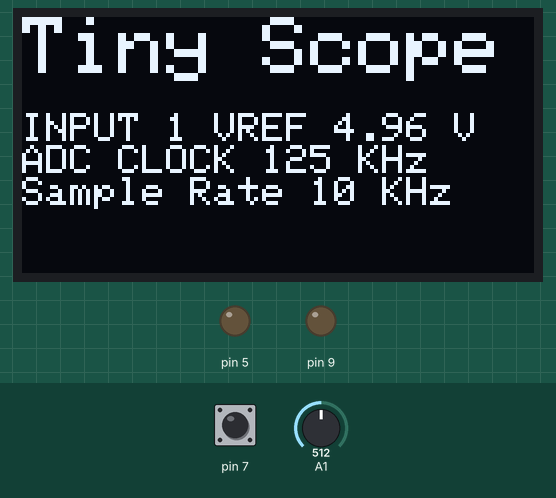
This sketch was run on a simulated Arduino Uno, built with avr-gcc and run on an emulated ATmega328P. Parts: 128×64 one-colour display, output pins drawn as LEDs (lit = HIGH). Inputs (shaded band) come from the test bench; at power-on: pin 7 HIGH, A1 = 512. Sleep ends after the set time or at an interrupt.

Above: at 0.4 s.
At 4.5 s:
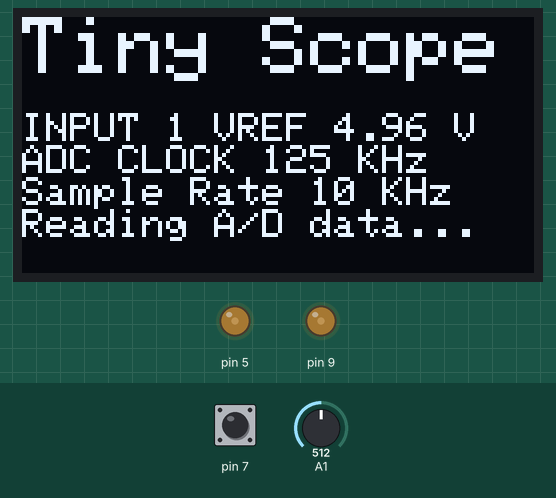

Measured:
- what the display in image 0 shows lasts 4.0 s, from 0.4 s to 4.4 s

The sketch:

tiny_scope.ino
```cpp
// (licence header left out)
#include <Arduino.h>
#if defined(ARDUINO_ARCH_SAMD)
// SAMD has no EEPROM: last used ADC mode is not persisted across resets
class {
public:
    int read(int){ return 0; };
    void write(int, byte){ };
} EEPROM;
#else
#include <EEPROM.h>
#endif
#include "adc.h"
#include "scope.h"
#include "capture.h"

/****************************************************************************
 * Configurable parameters
 */

// Which analog input to read the data from.
#define ADC_PIN 1

// Which digital input the button is on - use to cycle through all the ADC modes
// (enum, not #define: PlatformIO's .ino conversion pass registers all
// #defines while ignoring the #if, and warns about a redefinition)
enum {
#if defined(ARDUINO_ARCH_SAMD)
    MODE_BUTTON_PIN = 6
#else
    MODE_BUTTON_PIN = 7
#endif
};

// ADC reference voltage (mV). Default 5000 for AVR 5V, 3300 for 3.3V boards
// Change this if AREF is connected to a different voltage reference
#define AREF_MV ADC_AREF_MV

// Address of I2C OLED display (128x64 SSD1306, see display.h)
#define DISPLAY_I2C_ADDRESS 0x3C

// Enable PWM outputs on pins 9 and 5 for testing (see setup()). Comment out to disable.
#define ENABLE_PWM

// How long to show the splash screen (ms). Overridden for emulator runs.
#ifndef SPLASH_DELAY_MS
#define SPLASH_DELAY_MS 4000
#endif

// Samples per capture: default one per pixel column. The simavr test build
// overrides this - its serial trace buffers use the RAM headroom this needs.
#ifndef CAPTURE_SAMPLES
#define CAPTURE_SAMPLES SCREEN_WIDTH
#endif

/*
 * End Configurable parameters
 ****************************************************************************/

// Address to start last ADC mode used in EEPROM.
#define ADC_MODE_ADDR 0

extern Display display;
static Capture capture;

/*
 * Display splash screen
 */
void displaySplash(){
    display.clearDisplay();
    display.setTextColor(WHITE);

    display.setTextSize(2);
    display.print(F("Tiny Scope\n"));

    display.setTextSize(1);
    display.printf(F("\nINPUT %d VREF "), capture.adc.input);
    display.printSmallUnits(1000L*capture.rangemV, "V\n"); // printSmallUnits expects micro[V]
    if (capture.adc.getClock()){
        display.print(F("ADC CLOCK "));
        display.printLargeUnits(capture.adc.getClock(), "Hz\n");
        display.print(F("Sample Rate "));
        display.printLargeUnits(capture.adc.getSampleRate(), "Hz\n");
    }
    display.display();
}

void setup(){
#ifdef SIMAVR_TEST
    Serial.begin(115200);
#endif
    delay(100);  // give time for display to init; if display blank increase delay
    // begin() allocates the 1KB framebuffer: do it first, while the heap is
    // empty, and stop here if it fails - drawing without a buffer corrupts memory
    if (!display.begin(SSD1306_SWITCHCAPVCC, DISPLAY_I2C_ADDRESS)){
#ifdef SIMAVR_TEST
        Serial.println(F("sim: display.begin FAIL"));
#endif
        for (;;);
    }
    display.setRotation(2);
    ADCInput adc = ADCInput();
    adc.init(ADC_PIN, EEPROM.read(ADC_MODE_ADDR));
    uint16_t aref = adc.calibrateAREF();
    int success = capture.init(adc, CAPTURE_SAMPLES, (aref) ? aref : AREF_MV);
    // Configure capture one sample per pixel (SCREEN_WIDTH samples)
    displaySplash();
    delay(SPLASH_DELAY_MS);
    if (success){
        display.print(F("Reading A/D data..."));
    } else {
        display.print(F("Out of memory!"));
    }
    display.display();

#ifdef ENABLE_PWM
    /*
     * set up PWM outputs for testing:
     * Read http://playground.arduino.cc/Code/PwmFrequency on influence on millis(), delay() etc
     * short: we should really only change 9 or 10 base freq
     * pins 3, 9, 10, and 11: base 31250Hz / 64 = 488Hz
     * pins 5, 6: base 62500 Hz / 64 = 976Hz
     */
    pinMode(9, OUTPUT);
    pinMode(5, OUTPUT);
    analogWrite(9, 64); // 488Hz 0.512ms pulse, 2.05ms period
    analogWrite(5, 64); // 976Hz 0.255ms pulse, 1.02ms period
#endif

    /*
     * Enable ADC mode button
     */
    pinMode(MODE_BUTTON_PIN, INPUT);
    digitalWrite(MODE_BUTTON_PIN, HIGH);

#ifdef SIMAVR_TEST
    // Trace state over serial so test/simavr-run.sh can verify boot (no-op in normal builds)
    Serial.println(F("sim: display OK"));
    Serial.print(F("sim: init "));
    Serial.println(success ? F("OK") : F("FAIL"));
    Serial.print(F("sim: vref mV="));
    Serial.println(capture.rangemV);
    Serial.print(F("sim: adc modes="));
    Serial.println(capture.adc.getModeCount());
    Serial.print(F("sim: sample rate Hz="));
    Serial.println(capture.adc.getSampleRate());
#endif
}

/*
 * Cycle through the ADC modes with each button push.
 */
void setADCMode(){
    int adcMode = EEPROM.read(ADC_MODE_ADDR);
    unsigned count = 0;

    if (digitalRead(MODE_BUTTON_PIN) == LOW){
        // Freeze display while button stays pressed
        while (digitalRead(MODE_BUTTON_PIN) == LOW){
            delay(50);
            count++;
        }
        // Momentary push (0.5s) means adc mode switch; long push freeze only
        if (count < 10){
            adcMode = (adcMode+1) % capture.adc.getModeCount();
            capture.adc.setMode(adcMode);
            EEPROM.write(ADC_MODE_ADDR, byte(adcMode));
        }
    }
}

void loop(){
    static Scope scope = Scope(display, 0, SCREEN_WIDTH, 0, 47);
    // Use low-noise quiet capture once the signal is steady (voltmeter) or at
    // the slowest ADC mode, where the per-sample sleep latency doesn't matter.
    static bool quietCapture = false;

    if (!capture.samples){
        // leave "Out of memory" printed by setup() onscreen.
        delay(10000);
        return;
    }

    capture.capture(quietCapture);
    capture.tomV();

    // isFlatLine() mutates a rolling-average state, so call it exactly once per
    // loop and reuse the result (this also fixes a preexisting double-sample quirk).
    bool flatLine = scope.isFlatLine(capture);

    display.clearDisplay();
    // Enable voltmeter mode if line is flat
    if (flatLine){
        scope.displayVoltMeter(capture);
    } else {
        scope.displayScope(capture);
    }
    display.display();

#ifdef SIMAVR_TEST
    static uint8_t traceLoops = 0;
    if (traceLoops < 5 && ++traceLoops == 5){
        Serial.print(F("sim: capture samples="));
        Serial.println(capture.samples);
        Serial.print(F("sim: flatline "));
        Serial.println(flatLine ? F("YES") : F("NO"));
        Serial.println(F("sim: TESTS COMPLETE"));
    }
#endif

    // mode 0 is the slowest prescaler on AVR; on portable builds getMode() is
    // always 0 and readMultiQuiet falls back to readMulti, so behavior is unchanged.
    quietCapture = flatLine || capture.adc.getMode() == 0;

    setADCMode();
    // displaying at max 20fps
    delay(50);
}
```

adc.h
```cpp
// (licence header left out)
#ifndef ADC_H_
#define ADC_H_
#include <Arduino.h>

#define ADC_BITS 10

/*
 * This is the portable interface that capture uses and should work on any Arduino device.
 * Chip-specific classes will build upon this.
 */

class ADCBase {
protected:
    uint8_t curMode;
public:
    uint8_t input;                       // analog input port connected to this ADC
    uint8_t bits;                        // ADC resolution in bits

    /*
     * Setup functionality
     */
    bool init(uint8_t inputPin=0, uint8_t mode=0){
        input = inputPin;
        return ADCBase::setMode(mode);
    };
    // get the number of available sampling rates (>0)
    uint8_t getModeCount(){
        return 1; // there is only one mode in portable mode (default)
    }
    // set mode to 0 - getModeCount()-1. True if successful.
    bool setMode(uint8_t mode){
        curMode = 0;
        bits = ADC_BITS;
        return (mode == curMode);
    };

    /*
     * ADC read functionality
     */
    // = analogRead(input)
    inline uint16_t read() __attribute__((always_inline)){
        return analogRead(input);
    }
    // = analogRead(input) without ADC/port setup
    inline uint16_t readFast() __attribute__((always_inline)){
        return analogRead(input);
    }
    // bulk read "size" samples into buffer
    void readMulti(uint16_t *buffer, unsigned size){
        for (; size; size--){
            *buffer++ = ADCBase::readFast();
        }
    };
    // current sampling mode (0 - getModeCount()-1)
    uint8_t getMode(){ return curMode; }
    // low-noise bulk read. AVR overrides this with a CPU-idle version; the
    // portable fallback just defers to readMulti() so other platforms are unaffected.
    void readMultiQuiet(uint16_t *buffer, unsigned size){ readMulti(buffer, size); }
    // calibration function, return corrected AREF based on Vbg measured against it.
    uint16_t calibrateAREF(){
        return 0;
    }

    /*
     * ADC Information
     * These are not really necessary, just to show the info if available on splash page
     */
    // get ADC clock in Hz
    uint32_t getClock(){
        return 0;
    }
    // sampling rate in Hz (actual read speed may vary)
    uint32_t getSampleRate(){
        return 0;
    }
};

#if defined(__MK20DX256__) || defined(__MKL26Z64__)
#include "adc_teensy3.h"
#elif defined(__AVR__) && defined(ADCSRA) && defined(ADCL)
#include "adc_avr.h"
#else
// Portable analogRead() fallback for boards without a tuned ADC driver
#if defined(ARDUINO_ARCH_SAMD) || defined(ESP32)
#define ADC_AREF_MV 3300
#else
#define ADC_AREF_MV 5000
#endif
class ADCInput : public ADCBase {
};
#endif

#endif /* ADC_H_ */
```

adc_avr.cpp
```cpp
// (licence header left out)
#ifdef __AVR__
#include "adc_avr.h"
#include <avr/sleep.h>
#include <avr/interrupt.h>
#if defined(ADCSRA) && defined(ADCL)

// ADC conversion-complete ISR: intentionally empty. It exists only so the CPU
// wakes from sleep when a conversion finishes (readMultiQuiet sets ADIE).
// analogRead() in the Arduino AVR core only polls ADIF and never enables ADIE,
// so there is no conflict with the normal read path.
EMPTY_INTERRUPT(ADC_vect);

// Actual voltage of Vbg (internal 1.1V ref) in mV. This is different from chip to chip.
// = VrefMeasured*1100/5.000 (with accurate multimeter). VrefMeasured*1100/3.300 for 3.3V systems.
#define INTERNAL_REF_MV 1090

const uint8_t ADCInput::prescalers[] = {7,6,5,4,3,2}; // 1:8MHz clock is out of ADC spec for 16MHz AVR

bool ADCInput::init(uint8_t newInput, uint8_t mode){
    curMode = 0;
    input = newInput;
    bits = ADC_BITS;
    pinMode(input, INPUT);
    if (input <= 5)
        sbi(DIDR0, input); // Digital input buffer disable (reduce power consumption)
    return ADCInput::setMode(mode);
}

/*
 * Get the number of
 */
uint8_t ADCInput::getModeCount(){
    return sizeof(ADCInput::prescalers);
}

/*
 * Set ADC prescaler
 */
bool ADCInput::setPrescaler(uint8_t mode){
    if (mode < ADCInput::getModeCount()){
        uint8_t prescaler = prescalers[mode];
        prescaler & 4 ? sbi(ADCSRA,ADPS2) : cbi(ADCSRA,ADPS2);
        prescaler & 2 ? sbi(ADCSRA,ADPS1) : cbi(ADCSRA,ADPS1);
        prescaler & 1 ? sbi(ADCSRA,ADPS0) : cbi(ADCSRA,ADPS0);
        sbi(ADCSRA, ADEN);
        delay(10); // allow the ADC to settle
    } else {
        return false;
    }
    return true;
}

/*
 * Configure ADC for given mode.
 */
bool ADCInput::setMode(uint8_t mode){
    if (ADCInput::setPrescaler(mode)){
        curMode = mode;
    }
    return (curMode == mode);
}

/*
 * Perform a series of readings, saving into a data buffer
 */
volatile uint16_t *adc_buffer, *adc_buffer_end;
void ADCInput::readMulti(uint16_t *buffer, unsigned size){
    adc_buffer = buffer;
    adc_buffer_end = buffer + size;
    //cbi(ADCSRB, ADTS2); // Set trigger to free-running (this is the default)
    //cbi(ADCSRB, ADTS1);
    //cbi(ADCSRB, ADTS0);
    sbi(ADCSRA, ADATE); // Enable trigger
    cbi(ADCSRA, ADIE);  // Disable interrupt (default)
    sbi(ADCSRA, ADSC);  // ADSC=AD Start Conversion

    while (adc_buffer != adc_buffer_end){
        loop_until_bit_is_set(ADCSRA, ADIF); // Wait for conversion to finish
        *adc_buffer++ = ADCL | (ADCH << 8);
        sbi(ADCSRA, ADIF);
    }
    cbi(ADCSRA, ADATE);  // Disable free running
}

/*
 * Low-noise variant of readMulti() (issue #13).
 *
 * Instead of free-running back-to-back conversions, take one single conversion
 * at a time and put the CPU to sleep for the duration of each. With the core
 * halted the AVR's ADC noise-canceler suppresses digital switching noise that
 * would otherwise couple into the sample - a benefit free-running readMulti()
 * cannot get because it never sleeps. Intended for the voltmeter/steady-signal
 * display where per-sample sleep latency is irrelevant.
 *
 * SLEEP_MODE_IDLE (not SLEEP_MODE_ADC) is deliberate: ADC noise-reduction mode
 * halts clkIO, which would stop Timer0 (micros/millis) and the PWM test signals.
 * IDLE keeps clkIO running, so other interrupts (e.g. Timer0) may wake us early;
 * the inner loop re-checks ADSC and sleeps again until the conversion is done.
 * This uses the canonical race-free avr-libc sleep pattern (cli/sleep_enable/sei).
 */
void ADCInput::readMultiQuiet(uint16_t *buffer, unsigned size){
    set_sleep_mode(SLEEP_MODE_IDLE);
    sbi(ADCSRA, ADIF); // clear stale completion flag
    sbi(ADCSRA, ADIE); // ISR wakes the CPU when conversion completes
    for (; size; size--){
        sbi(ADCSRA, ADSC);
        cli();
        while (bit_is_set(ADCSRA, ADSC)){
            sleep_enable();
            sei();
            sleep_cpu();   // other interrupts (Timer0) may wake us early; loop re-checks
            sleep_disable();
            cli();
        }
        sei();
        *buffer++ = ADCL | (ADCH << 8);
    }
    cbi(ADCSRA, ADIE);
}

/*
 * Read internal reference voltage.
 */
uint16_t ADCInput::calibrateAREF(){
    // reset ADC to default mode for highest precision.
    setPrescaler(0);
    read(); // allow the port to be configured (discard result)

    ADMUX = (ADMUX & 0xf0) | 0x0e; // switch to reading the internal 1.1V reference

    // wait for the reference input to stabilize
    readFast();
    delay(200);
    uint16_t reference = readFast();

    // reference should represent 1100mV
    uint16_t rangemV = INTERNAL_REF_MV * ((1L<<bits)-1) / long(reference);

    // set ADC to previous mode
    setPrescaler(curMode);
    read();

    return rangemV;
}

/*
 * Return ADC clock in Hz. This is only useful to estimate sampling rate.
 */
uint32_t ADCInput::getClock(){
    return F_CPU/(1<<prescalers[curMode]);
}

/*
 * Return ADC sampling rate, if available, otherwise 0
 */
uint32_t ADCInput::getSampleRate(){
    return ADCInput::getClock() / ADC_CLOCK_TO_SAMPLING;
}
#endif /* defined(ADCSRA) && defined(ADCL) */
#endif /* defined(__AVR__) */
```

adc_avr.h
```cpp
// (licence header left out)
#ifndef ADC_AVR_H_
#define ADC_AVR_H_
#include "adc.h"

#define ADC_BITS 10
#define ADC_CLOCK_TO_SAMPLING 13
#define ADC_AREF_MV 5000


// defines for setting and clearing register bits
#ifndef cbi
#define cbi(sfr, bit) (_SFR_BYTE(sfr) &= ~_BV(bit))
#endif
#ifndef sbi
#define sbi(sfr, bit) (_SFR_BYTE(sfr) |= _BV(bit))
#endif


class ADCInput : public ADCBase {
protected:
    // curMode is inherited from ADCBase; do not redeclare it here or it would
    // shadow the base member that getMode() reads.
    bool setPrescaler(uint8_t mode);
public:
    static const uint8_t prescalers[];
    uint8_t input;                           // analog input port
    uint8_t bits;                            // ADC resolution in bits
    bool init(uint8_t input=0, uint8_t mode=0);
    uint8_t getModeCount();          // returns the number of available rates
    bool setMode(uint8_t mode); // set sampling rate from the available values
    uint32_t getClock();       // Hz for information purposes only
    uint32_t getSampleRate();  // Hz for information purposes only
    void readMulti(uint16_t *buffer, unsigned size); // multi-sample read
    void readMultiQuiet(uint16_t *buffer, unsigned size); // low-noise multi-sample read

    inline uint16_t read() __attribute__((always_inline)){
        return analogRead(input);
    }

    inline uint16_t readFast() __attribute__((always_inline)){
        // this runs just the conversion part of analogRead() without the setup
        sbi(ADCSRA, ADSC); // ADSC=AD Start Conversion
        loop_until_bit_is_clear(ADCSRA, ADSC); // Conversion finished
        return ADCL | (ADCH << 8);
    }
    uint16_t calibrateAREF();
};

#endif /* ADC_AVR_H_ */
```

capture.cpp
```cpp
// (licence header left out)
#include "capture.h"

int Capture::init(ADCInput adc_in, unsigned samples_in, uint16_t rangemV_in){
    adc = adc_in;
    samples = samples_in;
    rangemV = rangemV_in;
    data = (uint16_t*)calloc(samples+2, sizeof(uint16_t)); // two extra reads: 0 and a non-zero
    if (!data){
        samples = 0;
    }
    return data != 0;
}

/*
 * ADC allowable float for zero-detection (because of unclean ground)
 */
#define ADC_JITTER 4
/*
 * Capture the requested number of samples.
 * on return, data contains the raw capture data.
 */
void Capture::capture(bool quiet){
    uint32_t start;
    uint16_t *dataCur;
    uint16_t v;
    unsigned j;

    adc.read(); // allow the port to be configured (discard result)

    dataCur = data;
    /*
     * Attempt to latch on a zero transition
     */
    for (j=1024; j; j--){
        v = adc.readFast();
        if (v < ADC_JITTER){
            *dataCur++ = v;
            break;
        }
    }
    for (j=1024; j; j--){
        v = adc.readFast();
        if (v >= ADC_JITTER){
            *dataCur++ = v;
            break;
        } else {
            *data = v; // overwrite a previous "0" at dataCur-1
        }
    }
    start = micros();
    quiet ? adc.readMultiQuiet(dataCur, samples) : adc.readMulti(dataCur, samples);
    elapsedus = micros() - start;
}

/*
 * Convert captured data to mV and extract min/max values
 */
void Capture::tomV(){
    uint16_t v;
    minmV = rangemV;
    maxmV = 0;
    for (unsigned i=0; i<samples; i++){
        v = map(data[i], 0, (1L<<adc.bits)-1, 0, long(rangemV));
        data[i] = v;
        if (v < minmV){
            minmV = v;
        };
        if (v > maxmV){
            maxmV = v;
        }
    }
}
```

Source omitted: adc_teensy3.cpp (3764 bytes), capture.h (642 bytes), display.cpp (2800 bytes), display.h (1276 bytes), scope.cpp (4946 bytes), scope.h (1205 bytes)
